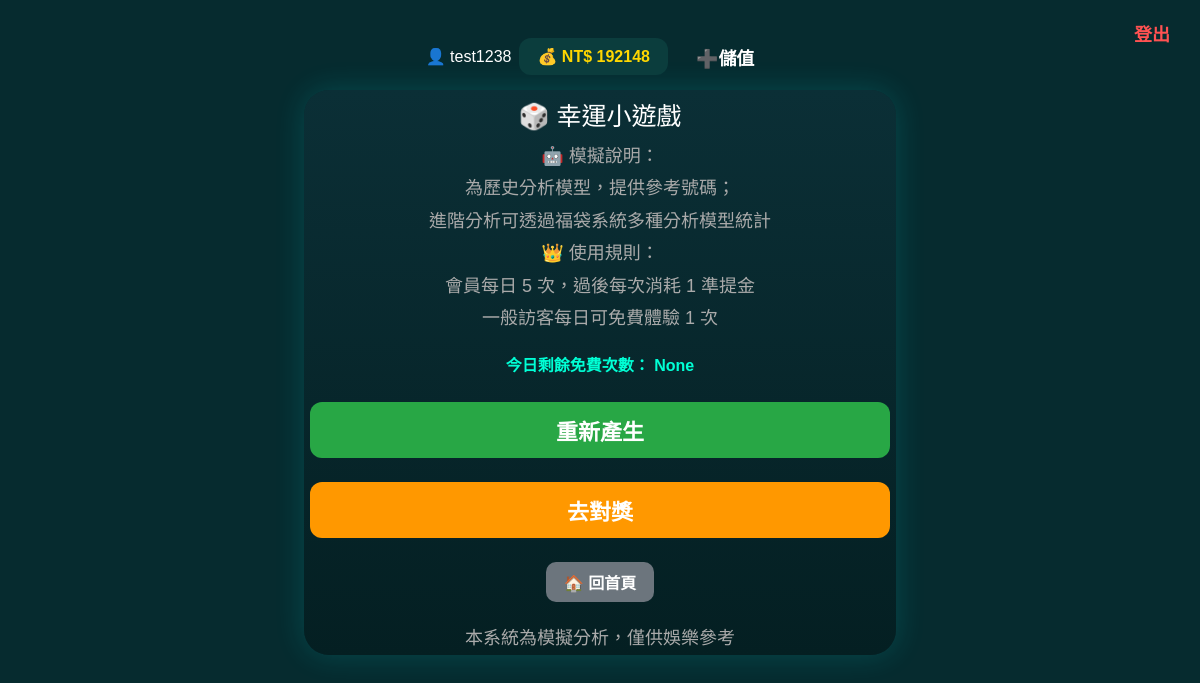
Page /ai (signed in) on the earlier database version.
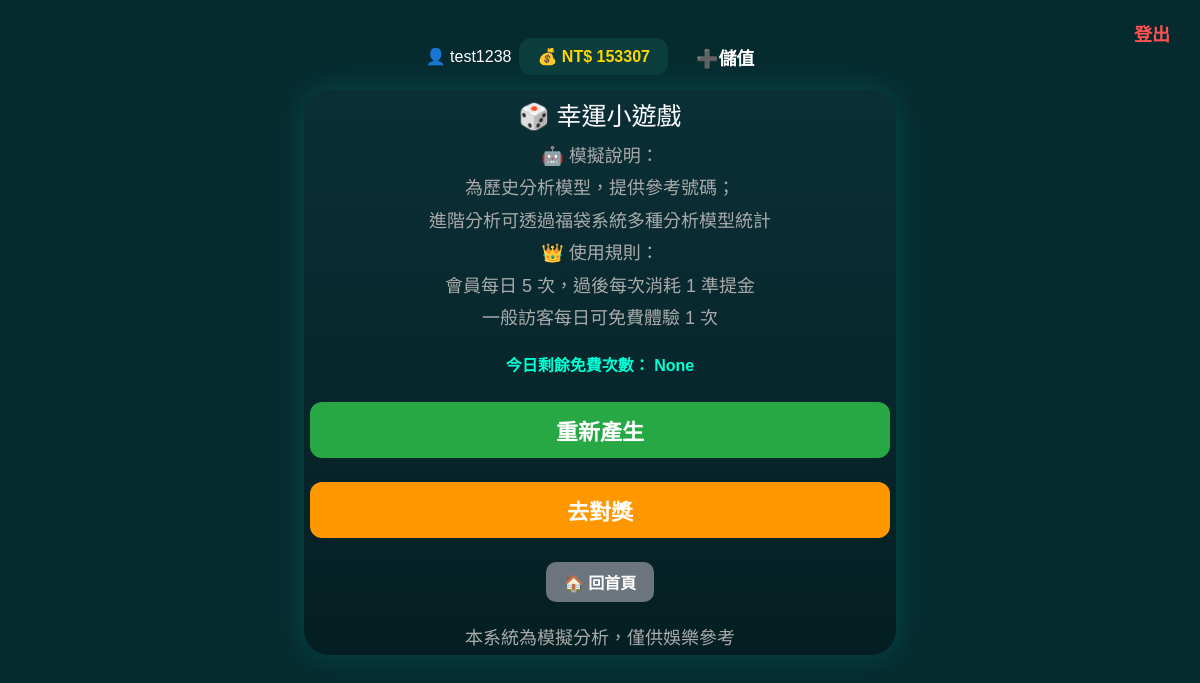
Same page on the later database version.
### tables this page shows
CREATE TABLE users (
    id INTEGER PRIMARY KEY AUTOINCREMENT,
    username TEXT UNIQUE,
    password TEXT
, points INTEGER DEFAULT 1000, email TEXT, phone TEXT, address TEXT, name TEXT);

### app.py (the view, shortened to what this page needs)
@app.route("/ai", methods=["GET", "POST"])
def ai_page():
    if request.method == "GET":
        return render_template(
            "ai.html",
            numbers=session.get("ai_numbers"),
            special=session.get("ai_special"),
            remaining=session.get("ai_remaining"),
            is_member=session.get("ai_is_member"),
            error=session.get("ai_error"),
        )

### app.py (called while the page is built)
@app.context_processor
def inject_user():
    user_id = session.get("user_id")
    balance = 0
    if user_id:
        conn = None
        try:
            conn = get_shop_db()
            c = conn.cursor()
            c.execute("SELECT points FROM users WHERE id=?", (user_id,))
            row = c.fetchone()
            if row:
                balance = row[0]
        except Exception as e:
            print("inject_user error:", e)
        finally:
            if conn:
                conn.close()
    return dict(global_money=balance)

@app.before_request
def make_session_permanent():
    session.permanent = True

### services/db.py (called while the page is built)
def get_shop_db():
    print("========== SHOP DB ==========")
    print(os.path.abspath(SHOP_DB))
    print("=============================")
    conn = sqlite3.connect(SHOP_DB, timeout=30)
    conn.execute("PRAGMA journal_mode=WAL")
    conn.row_factory = sqlite3.Row
    return conn

### templates/ai.html (shortened to what this page needs)
<!DOCTYPE html>
<html lang="zh-TW">
<head>
</head>
<body>
    <div class="top-bar">
        <div class="top-user">
            👤 {{ session.user }}
        </div>
        <div class="top-money">
            💰 NT$ {{ global_money }}
        </div>
        <a href="/bag" class="top-btn deposit-btn">
            ➕儲值
        </a>
        <a href="/logout" class="top-btn logout-btn">
            登出
        </a>
    </div>
    <div class="card">
        <div class="title">
            🎲 幸運小遊戲
        </div>
        <div style="margin-top:8px; font-size:18px; color:#aaa; line-height:1.8;">
            🤖 模擬說明：<br>
            為歷史分析模型，提供參考號碼；<br>
            進階分析可透過福袋系統多種分析模型統計<br>
            👑 使用規則：<br>
            會員每日 5 次，過後每次消耗 1 準提金<br>
            一般訪客每日可免費體驗 1 次
        </div>
        <br>
        <div style="
        color:#00ffd5;
        font-size:16px;
        font-weight:bold;
    ">
            今日剩餘免費次數：
            {{ remaining }}
        </div>
        <div class="btn-group">
            <form action="/ai" method="POST" class="full-btn-form">
                <button type="submit" class="btn btn-green btn-main">
                    重新產生
                </button>
            </form>
            <button class="btn btn-orange btn-main" onclick="location.href='/check'">
                去對獎
            </button>
            <a href="/" class="btn btn-home">
                🏠 回首頁
            </a>
        </div>
        <div class="notice">
            本系統為模擬分析，僅供娛樂參考
        </div>
    </div>
</body>
</html>

Differences in the rows shown:
changed users "test1238": points "192148" → "153307"
